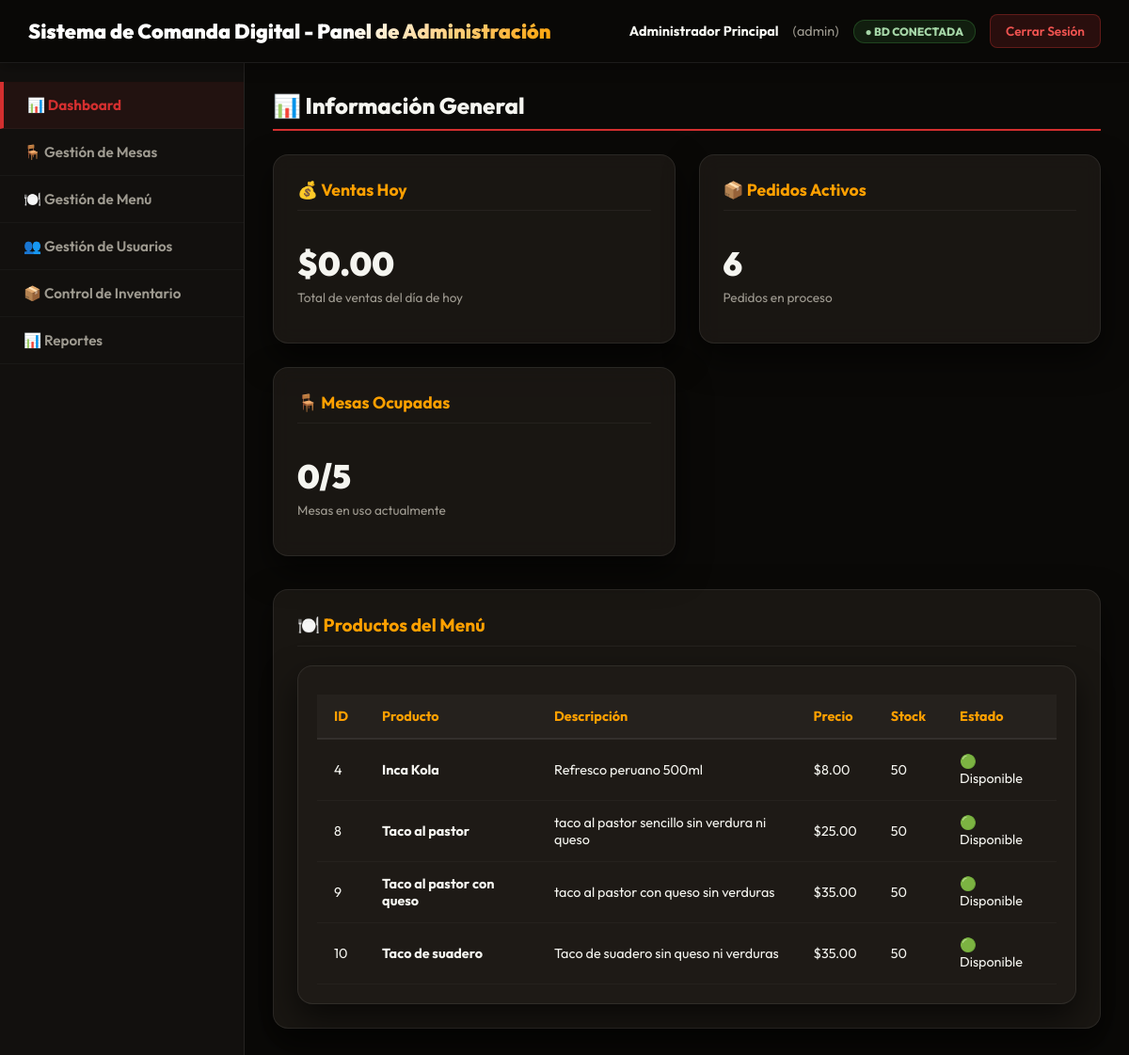
Before: /index.php?action=admin&seccion=dashboard (signed in) with the older database file.
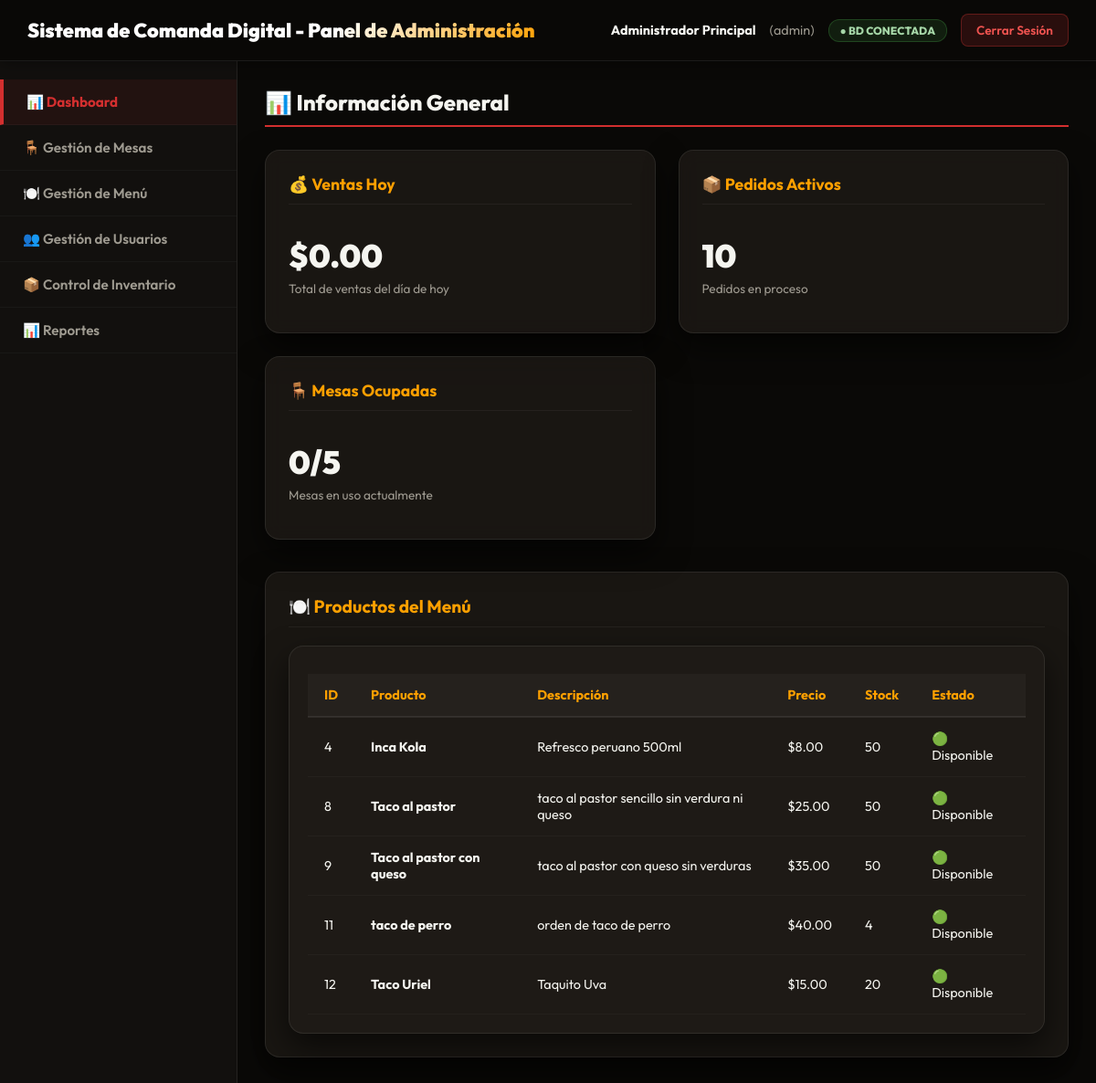
After: the same page with the newer database file.
### tables this page shows
CREATE TABLE `productos` (
  `id` int(11) NOT NULL,
  `nombre` varchar(200) NOT NULL,
  `descripcion` text DEFAULT NULL,
  `precio` decimal(10,2) NOT NULL,
  `categoria_id` int(11) DEFAULT NULL,
  `imagen_url` varchar(500) DEFAULT NULL,
  `stock` int(11) DEFAULT 0,
  `activo` tinyint(1) DEFAULT 1,
  `tiempo_preparacion` int(11) DEFAULT 15,
  `imagen` varchar(255) DEFAULT NULL
);

### models/Producto.php (called while the page is built, shortened)
<?php
class Producto {
    private $db;
    public function __construct() {
        $this->db = Database::getConnection();
    }
    public function getAllActive() {
        $sql = "SELECT p.*, c.nombre as categoria FROM productos p
                LEFT JOIN categorias_menu c ON p.categoria_id = c.id
                WHERE p.activo = 1 ORDER BY p.id";
        $stmt = $this->db->prepare($sql);
        $stmt->execute();
        return $stmt->fetchAll(PDO::FETCH_ASSOC);
    }
}
?>

### config/database.php (called while the page is built, shortened)
<?php
class Database {
    private static $connection = null;
    public static function getConnection() {
        if (self::$connection === null) {
            try {
                $dsn = "mysql:host=" . DB_HOST . ";dbname=" . DB_NAME . ";charset=utf8mb4";
                self::$connection = new PDO($dsn, DB_USER, DB_PASS);
                self::$connection->setAttribute(PDO::ATTR_ERRMODE, PDO::ERRMODE_EXCEPTION);
                self::$connection->exec("SET time_zone = '-05:00'");
            } catch(PDOException $e) {
                die("Error de conexión: " . $e->getMessage());
            }
        }
        return self::$connection;
    }
}
?>

### models/Venta.php (called while the page is built)
<?php
class Venta {
    private $db;
    public function __construct() {
        $this->db = Database::getConnection();
    }
    public function getVentasHoy() {
        $sql = "SELECT COALESCE(SUM(total), 0) as total FROM ventas WHERE DATE(fecha_pago) = CURDATE() AND estado = 'pagado'";
        $stmt = $this->db->prepare($sql);
        $stmt->execute();
        $result = $stmt->fetch(PDO::FETCH_ASSOC);
        return $result['total'];
    }
}
?>

### models/Pedido.php (called while the page is built)
<?php
class Pedido {
    private $db;
    public function __construct() {
        $this->db = Database::getConnection();
    }
    public function getPedidosActivos() {
        $sql = "SELECT COUNT(*) as total FROM pedidos WHERE estado IN ('pendiente', 'confirmado', 'en_preparacion')";
        $stmt = $this->db->prepare($sql);
        $stmt->execute();
        $result = $stmt->fetch(PDO::FETCH_ASSOC);
        return $result['total'];
    }
}
?>

### models/Mesa.php (called while the page is built, shortened)
<?php
class Mesa {
    private $db;
    public function __construct() {
        $this->db = Database::getConnection();
    }
    public function getTotalMesas() {
        $sql = "SELECT COUNT(*) as total FROM mesas WHERE activa = 1";
        $stmt = $this->db->prepare($sql);
        $stmt->execute();
        $result = $stmt->fetch(PDO::FETCH_ASSOC);
        return $result['total'];
    }
    public function getMesasOcupadas() {
        $sql = "SELECT COUNT(*) as ocupadas FROM mesas WHERE estado = 'ocupada' AND activa = 1";
        $stmt = $this->db->prepare($sql);
        $stmt->execute();
        $result = $stmt->fetch(PDO::FETCH_ASSOC);
        return $result['total'] ?? $result['ocupadas'];
    }
}
?>

### views/admin/dashboard.php (the view)
<?php
require_once __DIR__ . '/../layout/header.php';
?>
<div id="dashboard" class="content-section">
    <h2>📊 Información General</h2>
    <div class="dashboard-cards">
        <div class="card">
            <h3>💰 Ventas Hoy</h3>
            <div class="card-content">
                <p class="metric-value">$<?php echo number_format($data['ventas_hoy'], 2); ?></p>
                <p class="metric-label">Total de ventas del día de hoy</p>
            </div>
        </div>
        <div class="card">
            <h3>📦 Pedidos Activos</h3>
            <div class="card-content">
                <p class="metric-value"><?php echo $data['pedidos_activos']; ?></p>
                <p class="metric-label">Pedidos en proceso</p>
            </div>
        </div>
        <div class="card">
            <h3>🪑 Mesas Ocupadas</h3>
            <div class="card-content">
                <p class="metric-value"><?php echo $data['mesas_ocupadas']; ?>/<?php echo $data['total_mesas']; ?></p>
                <p class="metric-label">Mesas en uso actualmente</p>
            </div>
        </div>
    </div>
    <div class="report-section">
        <h3>🍽️ Productos del Menú</h3>
        <div class="table-container">
            <table class="data-table">
                <thead>
                    <tr>
                        <th>ID</th>
                        <th>Producto</th>
                        <th>Descripción</th>
                        <th>Precio</th>
                        <th>Stock</th>
                        <th>Estado</th>
                    </tr>
                </thead>
                <tbody>
                    <?php foreach ($data['productos'] as $row): ?>
                        <?php
                        $estado = $row['stock'] > 0 ? '🟢 Disponible' : '🔴 Sin stock';
                        ?>
                        <tr>
                            <td><?php echo $row['id']; ?></td>
                            <td><strong><?php echo $row['nombre']; ?></strong></td>
                            <td><?php echo $row['descripcion']; ?></td>
                            <td>$<?php echo number_format($row['precio'], 2); ?></td>
                            <td><?php echo $row['stock']; ?></td>
                            <td><?php echo $estado; ?></td>
                        </tr>
                    <?php endforeach; ?>
                </tbody>
            </table>
        </div>
    </div>
</div>
<?php require_once __DIR__ . '/../layout/footer.php'; ?>

Changed rows visible on the page:
no longer on this page (row edited): productos: id "10", nombre "Taco de suadero", descripcion "Taco de suadero sin queso ni verduras", precio "35.00", stock "50", stock "🟢 Disponible"
added productos: id "11", nombre "taco de perro", descripcion "orden de taco de perro", precio "40.00", stock "4", stock "🟢 Disponible"
added productos: id "12", nombre "Taco Uriel", descripcion "Taquito Uva", precio "15.00", stock "20", stock "🟢 Disponible"
Other visible differences:
$data['pedidos_activos']: "6" → "10"
